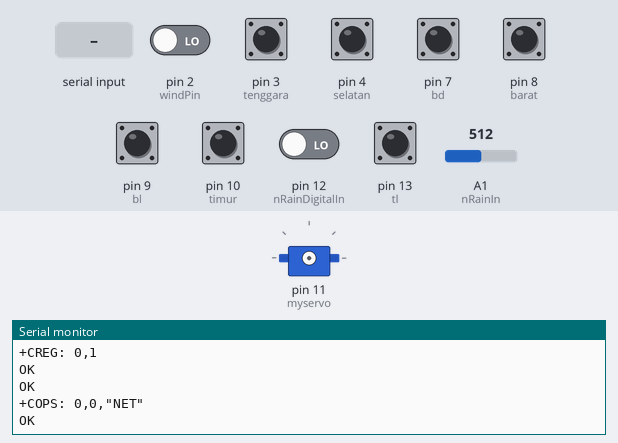
A sketch run on a simulated Arduino Uno, built with avr-gcc and run on an emulated ATmega328P. On the bench: servo, the last lines printed to the serial monitor. The test bench sets the inputs (shaded band); at power-on: pin 3 (tenggara), pin 4 (selatan), pin 7 (bd), pin 8 (barat), pin 9 (bl), pin 10 (timur), pin 13 (tl) HIGH, pin 2 (windPin), pin 12 (nRainDigitalIn) LOW, A1 (nRainIn) = 512. The modem accepts every AT command (registered, SIM ready, sends succeed) and sends nothing else.

Above: at 16.8 s.
16.9 s: "Tarik 2\n" received over the second serial link
At 19.1 s:
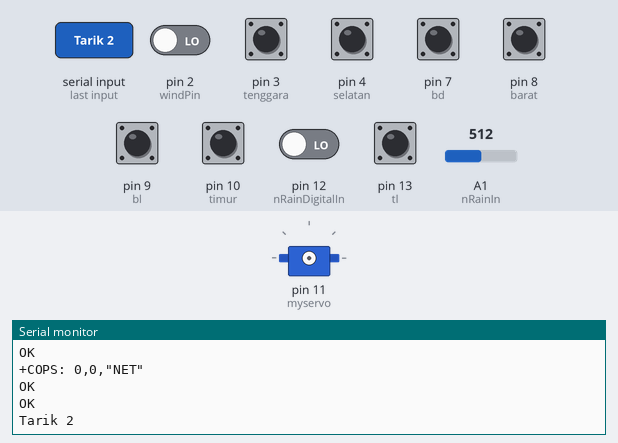
19.8 s: "1" received over the second serial link
At 21.2 s:
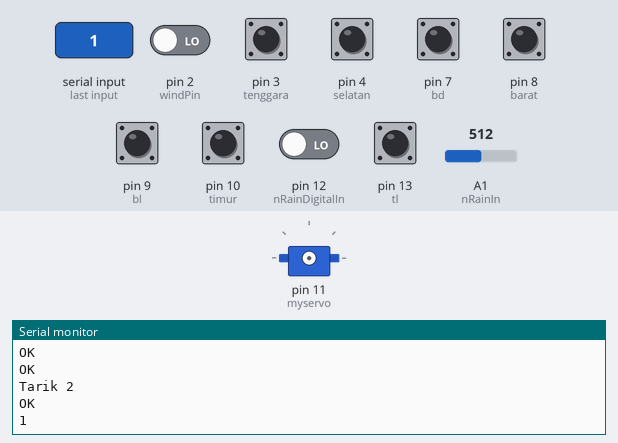
At 29.8 s:
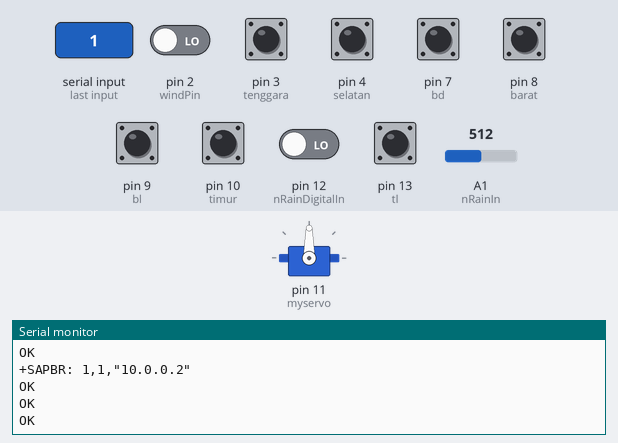

Measured:
- after the input at 16.9 s, the serial monitor: prints a new line after 1.5 s (image 1)
- after the input at 19.8 s, the serial monitor: prints a new line after 0.57 s (image 2)

The sketch:

Mix_with_gsm.ino
```cpp
// Pin definitions
# define windPin 2 // Receive the data from sensor
#define utara 0
#define tl 13
#define timur 10
#define tenggara 3
#define selatan 4
#define bd 7
#define barat 8
#define bl 9
char* direct;

// Sim 900a
#include <SoftwareSerial.h>

String Arsp, Grsp;
SoftwareSerial gprsSerial(5,6); // RX, TX
bool kirim = false;
int time_kirim = 60; //1 minutes
int sec =1;

//Rain Sensor
int nRainIn = A1;
int nRainDigitalIn = 12;
int nRainVal;
boolean bIsRaining = false;
char* strRaining;
#include <Servo.h>          //include the servo library
Servo myservo;              //create a servo object

// Constants definitions
const float pi = 3.14159265; // pi number
int period = 1000; // Measurement period (miliseconds)
int delaytime = 1000; // Time between samples (miliseconds)
int radio = 80; // Distance from center windmill to outer cup (mm)
int jml_celah = 18, pos; // jumlah celah sensor

// Variable definitions
unsigned int Sample = 0; // Sample number
unsigned int counter = 0; // B/W counter for sensor
unsigned int RPM = 0; // Revolutions per minute
float speedwind = 0; // Wind speed (m/s)
// Servo Position
int time_pulled = 0;
bool pulled = false;
const int maxTime = 1*10;
const int jeda_putar = 1000*3;

void tarik(){
  myservo.write(0);
  delay(jeda_putar);
  myservo.write(90);
}
void ulur(){
  myservo.write(180);
  delay(jeda_putar);
  myservo.write(90);
}

void toSerial()
{
  while(gprsSerial.available()!=0)
  {
    Serial.write(gprsSerial.read());
  }
}

void setup()
{
delay(10000);
Serial.begin(38400);
gprsSerial.begin(19200);
//gprsSerial.println("AT+IPR=9600");
// Sim 900A
Serial.println("Testing GSM SIM900A");

  //Set Awal
  Serial.println("Config SIM900A...");
  delay(2000);
  Serial.println("Done!...");
  gprsSerial.flush();
  Serial.flush();
  gprsSerial.println("AT+IPR=19200");
  delay(2000);
  toSerial();
  gprsSerial.println("AT+SAPBR=0,1");
  delay(2000);
  toSerial();

  gprsSerial.println("AT+CREG?");
  delay(100);
  toSerial();
  gprsSerial.println("AT+CFUN=1");
  delay(100);
  toSerial();
//  // attach or detach from GPRS service
  gprsSerial.println("AT+COPS?");
  delay(100);
  toSerial();


  // bearer settings
  gprsSerial.println("AT+SAPBR=3,1,\"Contype\",\"GPRS\"");
  delay(2000);
  toSerial();

  // bearer settings
  gprsSerial.println("AT+SAPBR=3,1,\"APN\",\"internet\"");
  delay(2000);
  toSerial();

  // bearer settings
  gprsSerial.println("AT+SAPBR=1,1");
  delay(2000);
  toSerial();
  // bearer settings
  gprsSerial.println("AT+SAPBR=2,1");
  delay(2000);
  toSerial();
// initialize http service

   gprsSerial.println("AT+HTTPINIT");
   delay(2000);
   toSerial();
   // initialize http service

   gprsSerial.println("at+httppara=\"cid\",1");
   delay(2000);
   toSerial();

  myservo.attach(11);
  pulled = false;


// Set the pins

//anemometer
pinMode(10, INPUT);
digitalWrite(10, HIGH);

 pinMode(utara,INPUT_PULLUP);
  pinMode(tl,INPUT_PULLUP);
  pinMode(timur,INPUT_PULLUP);
  pinMode(tenggara,INPUT_PULLUP);
  pinMode(selatan,INPUT_PULLUP);
  pinMode(bd,INPUT_PULLUP);
  pinMode(barat,INPUT_PULLUP);
  pinMode(bl,INPUT_PULLUP);
  //Rain
  pinMode(12,INPUT);
// sets the serial port to 9600

//// Splash screen
//Serial.println("ANEMOMETER");
//Serial.println("**********");
//Serial.println("Based on depoinovasi anemometer sensor");
//Serial.print("Sampling period: ");
//Serial.print(period/1000);
//Serial.print(" seconds every ");
//Serial.print(delaytime/1000);
//Serial.println(" seconds.");
//Serial.println("** You could modify those values on code **");
//Serial.println();
//gprsSerial.flush();
//  Serial.flush();
}
char* noteku ="War";
char fulls[255];
int arduino_id = 1;
void loop()
{
  sec++;
  //gprsSerial.println("AT");
  //delay(2000);
  //toSerial();
  //if pulled , count the time
  //Serial.println(time_pulled);
  if(pulled){
    time_pulled ++;
  }else time_pulled = 0;

  if(time_pulled == maxTime){
    // start dari 180 derajat ke 0 derajat , ulurkan
//       Serial.println("Balik");
       //ulur
       ulur();
       pulled = false;
  }


  Sample++;
  /*
  Serial.print(Sample);
  Serial.print(": Start measurement…");

  Serial.println("t finished.");
  Serial.print("Counter: ");
  Serial.print(counter);
  Serial.print("; RPM: ");

  Serial.print(RPM);
  Serial.print("; Wind speed: ");


  Serial.print(fixSpeed);
  //Serial.print(" [m/s]");
  Serial.print(" [km/h]");
  Serial.println();
  */
  windvelocity();
  RPMcalc();
  WindSpeed();

  float fixSpeed = speedwind*1.0*3600/1000;


  // tester ketika >= 2 km per jam
   if(fixSpeed>=2){
    Serial.println("Tarik");
    pulled = true;
    // start dari 0 derajar sampai 180 derajat
     tarik();
  }

  if(fixSpeed<=20){
    noteku = "Aman\"";
//    Serial.println("Keterangan : Aman");

  }else if(fixSpeed<=40){
//    Serial.println("Tarik");
    kirim = true;
    pulled = true;
    // start dari 0 derajar sampai 180 derajat
     tarik();
    noteku = "Awas\"";
//    Serial.println("Keterangan : Awas");
  }else if(fixSpeed>40){
    kirim = true;
    if(!pulled){
//      Serial.println("Tarik 2");
      pulled = true;
      tarik();


    }
    noteku = "Bahaya\"";
//    Serial.println("Keterangan : Bahaya");
  }
//  Serial.println(noteku);
  if((sec%time_kirim ==0)||(kirim)){
    sec = 1 ;
    kirim = false;
    sendData(fixSpeed);
  }

  // Arah Angin
  if(digitalRead(utara)==LOW){
//    Serial.println("ARAH ANGIN : UTARA");
    direct = "North";
    }
  else if(digitalRead(tl)==LOW){
//    Serial.println("ARAH ANGIN : TIMUR LAUT");
    direct = "Northeast";
    }
  else if(digitalRead(timur)==LOW){
//    Serial.println("ARAH ANGIN : TIMUR");
    direct = "East";
    }
  else if(digitalRead(tenggara)==LOW){
//    Serial.println("ARAH ANGIN : TENGGARA");
    direct = "Southeast";
  }
  else if(digitalRead(selatan)==LOW){
//    Serial.println("ARAH ANGIN : SELATAN");
    direct = "South";
  }
  else if(digitalRead(bd)==LOW){
//    Serial.println("ARAH ANGIN : BARAT DAYA");
    direct = "Southwest";
    }
  else if(digitalRead(barat)==LOW){
//    Serial.println("ARAH ANGIN : BARAT");
    direct = "West";
  }
  else if(digitalRead(bl)==LOW){
//    Serial.println("ARAH ANGIN : BARAT LAUT");
    direct = "Northwest";
    }

  // Rain Sensor
   nRainVal = analogRead(nRainIn);
  bIsRaining = !(digitalRead(nRainDigitalIn));

  if(bIsRaining){
    kirim = false;
//    noteku= "Hujuan";
//    sendData(fixSpeed);
    strRaining = "YES";
  }
  else{
    strRaining = "NO";
  }
  /*
  Serial.print("Raining?: ");
  Serial.print(strRaining);
  Serial.print("\t Moisture Level: ");
  Serial.print(nRainVal);
  Serial.print(",");
  Serial.println(fixSpeed);
  */


}
void sendData(int fixSpeed)
{
    kirim = false;
  // Sim 900A

   // Sim 900A Send data

   sprintf(fulls,"at+httppara=\"URL\",\"http://antontds.com/Service/insert_from_form.php?id_arduino=%d&moisture=%d&wind_speed=%d&note=",arduino_id,nRainVal,fixSpeed);
   strcat(fulls,noteku);
   strcat(fulls,"&raining=");
   strcat(fulls,strRaining);
   strcat(fulls,"&direction=");
   strcat(fulls,direct);
   //snprintf(fulls,sizeof fulls,"at+httppara=\"URL\",\"http://antontds.com/Service/insert_from_form.php?id_arduino=%d&wind_speed=%d&note=%s\"",arduino_id,fixSpeed,noteku);
//   gprsSerial.println("AT+HTTPPARA=\"URL\",\"http://antontds.com/Service/insert_from_form.php?id_arduino="" + id +""&wind_speed=""+wind+""&note=""+note+ ""\"");
  Serial.println(fulls);
   gprsSerial.println(fulls);
   delay(3000);
   toSerial();

   // set http action type 0 = GET, 1 = POST, 2 = HEAD
   gprsSerial.println("AT+HTTPACTION=0");
   delay(3000);
   toSerial();


   // read server response
   gprsSerial.println("AT+HTTPREAD");
   delay(3000);
   toSerial();
}
// Measure wind speed
void windvelocity()
{
  speedwind = 0;
  counter = 0;
  attachInterrupt(0, addcount, CHANGE);
  unsigned long millis();
  long startTime = millis();
  while(millis() < startTime + period) {}

  detachInterrupt(1);
}

void RPMcalc()
{
  RPM=((counter*1.0/jml_celah)*60)/(period*1.0/1000); // Calculate revolutions per minute (RPM)
}

void WindSpeed()
{
  speedwind = ((2 * pi * radio * RPM * 1.0)/60) / 1000; // Calculate wind speed on m/s
}

void addcount()
{
  counter++;
}
```
